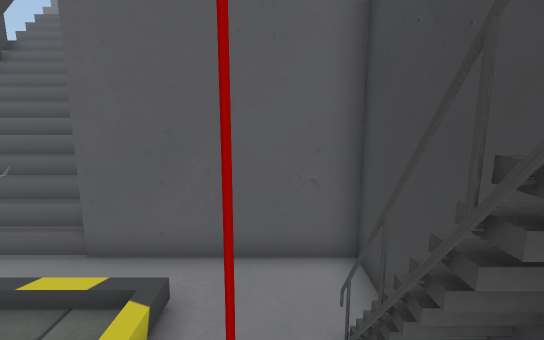
view 1 (above)

16 first-person views from a walk through a 3-D level made in the Unity game engine. The camera is 1.5 m above the floor, tilts 10° down and sees 85° across. The floor is counted in squares, 0.5 m on a side. Each view is taken from the middle of a square. On the plan, view 1 faces up. The plan holds only what a view shows up to about 20 squares ahead; the rest is blank. The place goes on beyond the plan. Some surface patterns are stand-ins.

view 2
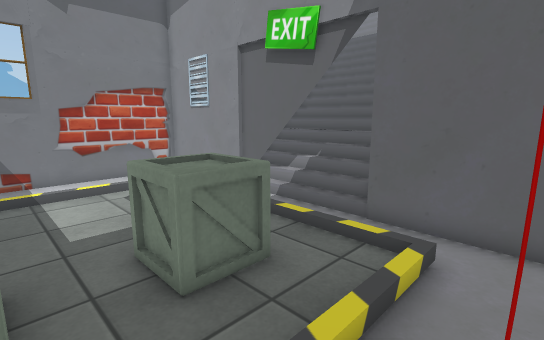

view 3
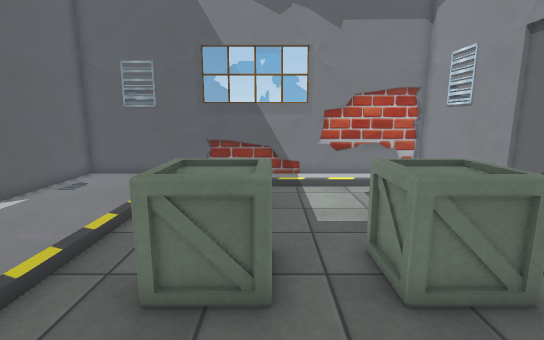

view 4
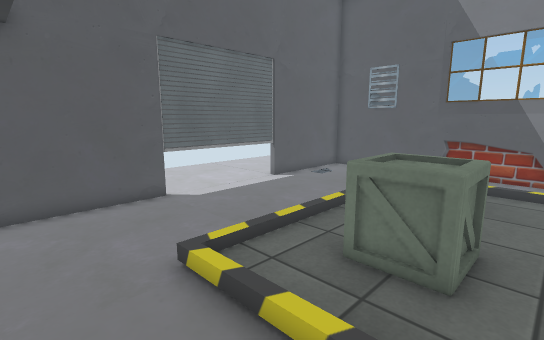

view 5
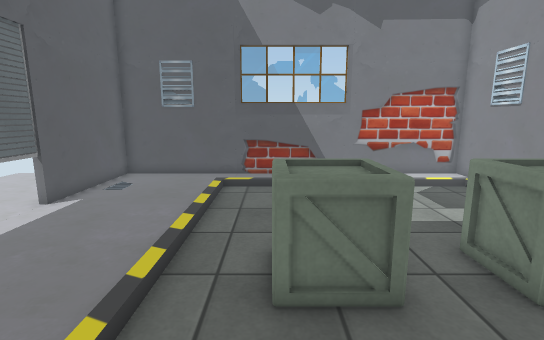

view 6
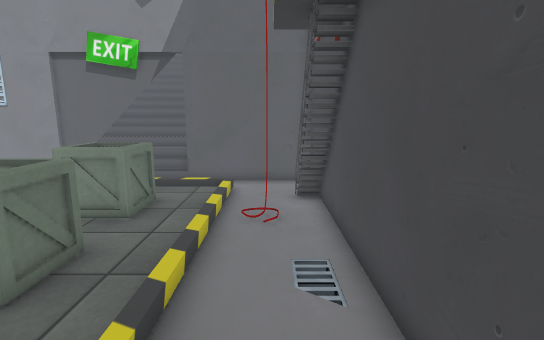

view 7
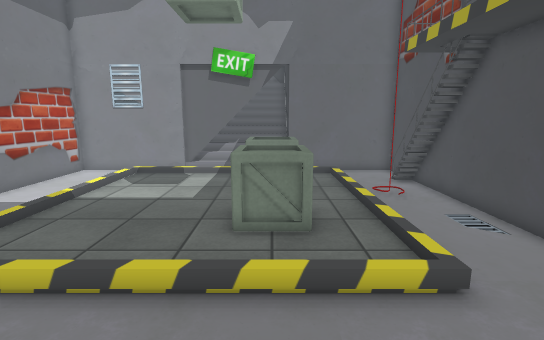

view 8
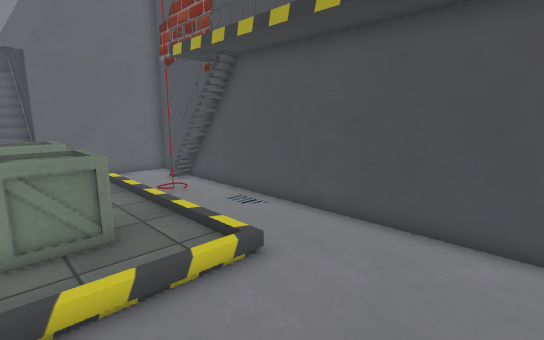

view 9
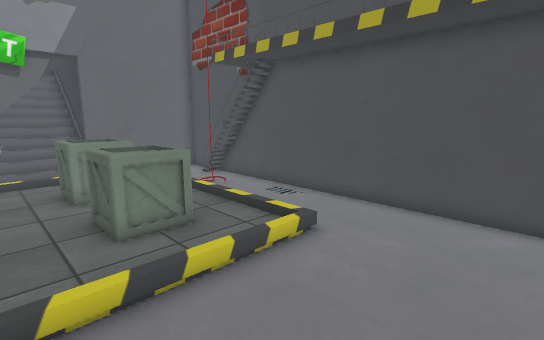

view 10
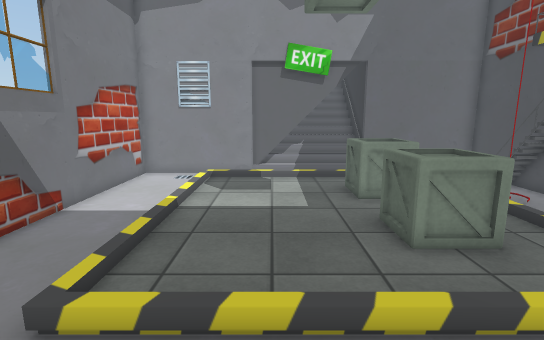

view 11
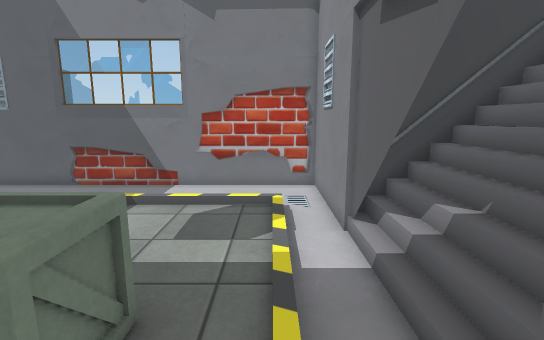

view 12
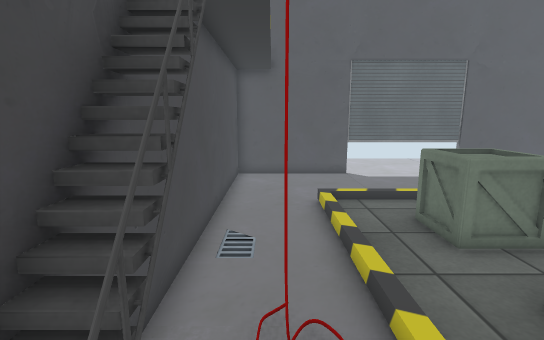

view 13
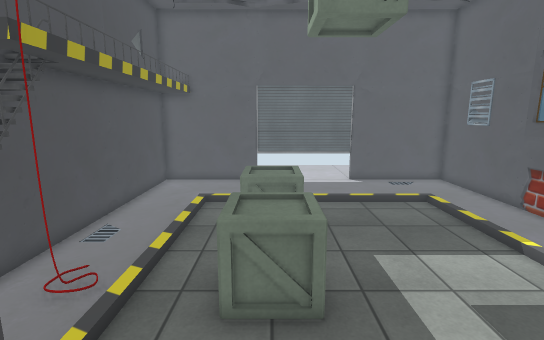

view 14
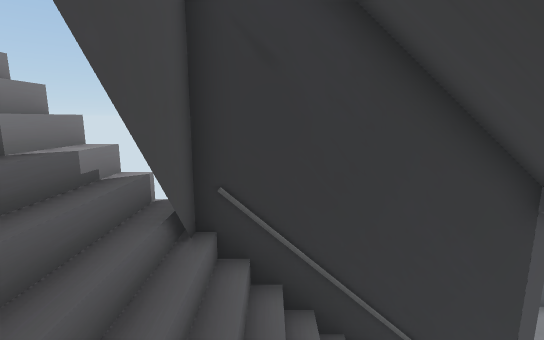

view 15
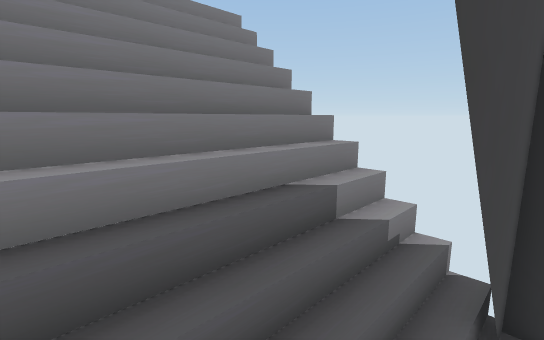

view 16
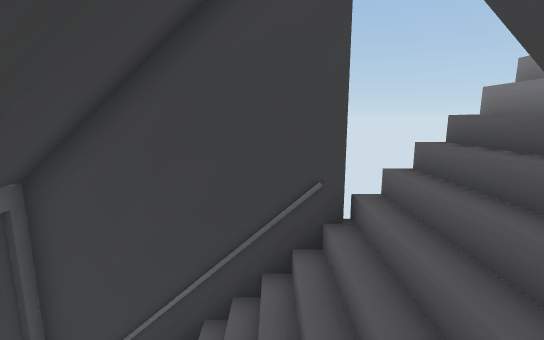

### Floor plan
Key: @ floor where view 1 was taken; # wall or solid block; . main floor; : floor 0.5 m higher than the main floor; - floor 0.5 m lower than the main floor; / step, stairs or slope; O other object.
Columns run from 16 left of view 1 to 2 right of it. Each row starts with its distance up from view 1.
 18         ////
 17       //////
 16       //////
 15       ///////
 14       ///////
 13       //////
 12       #//####
 11       #/////#
 10       #/////#
  9       #/////#
  8       #/////#
  7       #::://#
  6 ##########//#######
  5 #..-..............#
  4 #...///////////...#
  3 #.../........./..O#
  2 #.../.....OOO./..O#
  1 #.../.....OOO./..##
  0 #.../.....OOO./.@##
 -1 #.../........./...#
 -2 #.../.....OOO./...#
 -3 #.../.....OOO./..-#
 -4 #.../.....OOO./...#
 -5 #.../........./...#
 -6 #...///////////...#
 -7 #.................#
 -8 #.................#
 -9 #.................#
-10 #.................#
-11 #..-..............#
-12 ###################

Positions as (right, up) in squares from view 1, and headings:
1: (0, 0), facing up
2: (0, -2), facing up-left
3: (0, -2), facing left
4: (1, -1), facing down-left
5: (0, -4), facing left
6: (0, -8), facing up
7: (-5, -11), facing up
8: (-6, -11), facing up-right
9: (-8, -11), facing up-right
10: (-9, -10), facing up
11: (-2, 4), facing left
12: (0, 4), facing down
13: (-5, 7), facing down
14: (-9, 11), facing right
15: (-9, 12), facing up-right
16: (-5, 11), facing left
